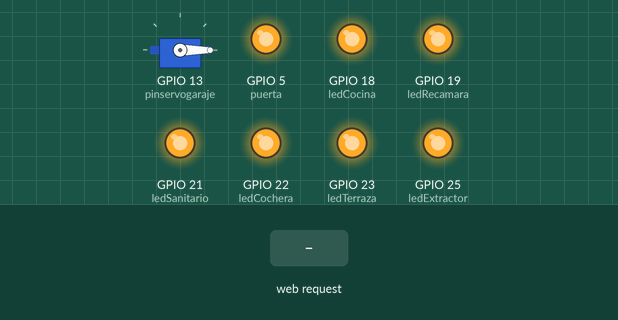
A sketch run on a simulated ESP32. Parts: servo, output pins drawn as LEDs (lit = HIGH). The test bench sets the inputs (shaded band). WiFi joins after 1.5 s; servers stay silent unless stated; what the sketch prints to the serial monitor is not drawn.

Above: at 2.7 s.
2.8 s: HTTP request GET /encender_todo received
At 3.5 s:
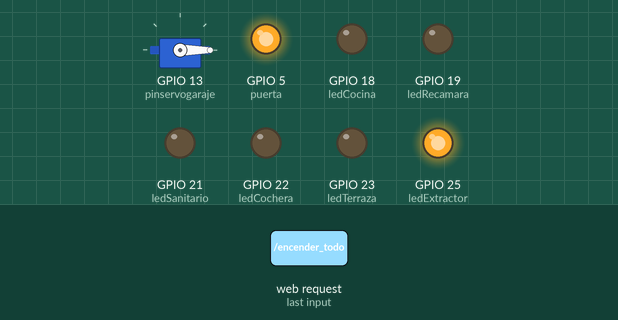
4.3 s: HTTP request GET /abrir_garaje received
At 4.6 s:
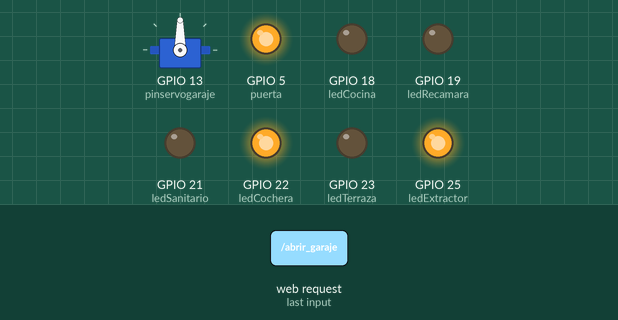
5.8 s: HTTP request GET /apagar_todo received
At 7.0 s:
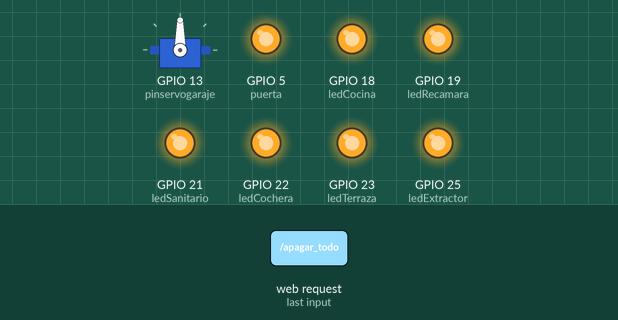
7.3 s: HTTP request GET /abrir_puerta received
At 8.1 s:
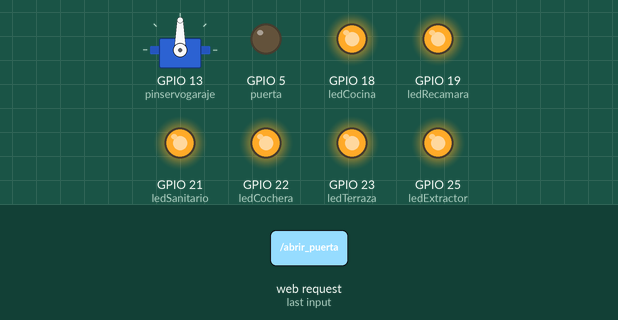
8.8 s: HTTP request GET /cerrar_garaje received
At 9.3 s:
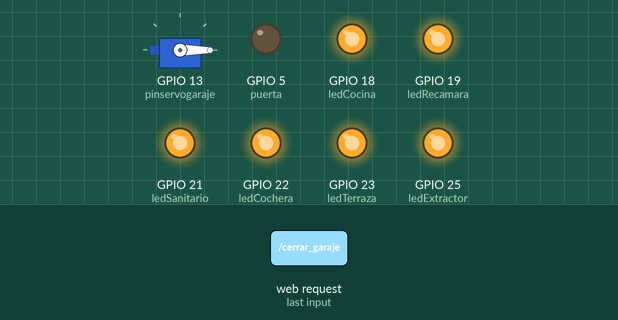
10.3 s: HTTP request GET /encender_cocina received
At 11.6 s:
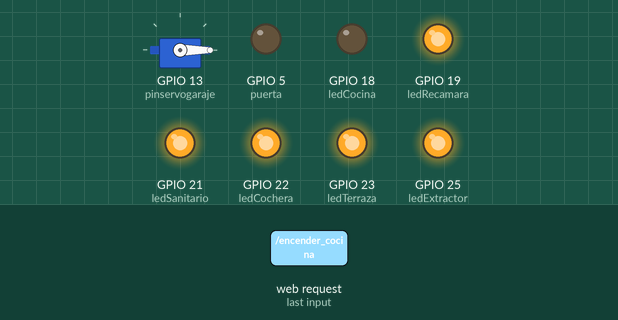
Timing chart, 0 to 12.8 s (numbered marks = the images above; inputs shaded):
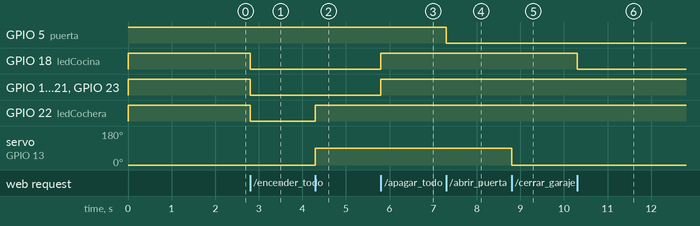

Measured:
- after the input at 2.8 s, GPIO 18 (ledCocina), GPIO 19 (ledRecamara), GPIO 21 (ledSanitario), GPIO 22 (ledCochera), GPIO 23 (ledTerraza): HIGH → LOW at once
- after the input at 4.3 s, GPIO 22 (ledCochera): LOW → HIGH at once; servo on GPIO 13 (pinservogaraje): 0° → 90° at once
- after the input at 5.8 s, GPIO 18 (ledCocina), GPIO 19 (ledRecamara), GPIO 21 (ledSanitario), GPIO 23 (ledTerraza): LOW → HIGH at once
- after the input at 7.3 s, GPIO 5 (puerta): HIGH → LOW at once
- after the input at 8.8 s, servo on GPIO 13 (pinservogaraje): 90° → 0° at once
- after the input at 10.3 s, GPIO 18 (ledCocina): HIGH → LOW at once

The sketch:

Proyecto_casa_v8.ino
```cpp
#include <WiFi.h>
#include <WebServer.h>
#include <ESP32Servo.h>

const char* ssid = "Sistemas_WiFi";
const char* password = "$.56841312.%";

WebServer server(80);

// Pines para cada luz y componente
const int puerta = 5;
const int ledCocina = 18;
const int ledRecamara = 19;
const int ledSanitario = 21;
const int ledCochera = 22;
const int ledTerraza = 23;
const int ledExtractor = 25;
const int pinservogaraje = 13;

Servo servogaraje;

unsigned long tiempoLuzCochera = 0;
bool luzCocheraEncendida = false;


void setup() {
  Serial.begin(115200);
  pinMode(puerta, OUTPUT);
  pinMode(ledCocina, OUTPUT);
  pinMode(ledRecamara, OUTPUT);
  pinMode(ledSanitario, OUTPUT);
  pinMode(ledCochera, OUTPUT);
  pinMode(ledTerraza, OUTPUT);
  pinMode(ledExtractor, OUTPUT);


  servogaraje.attach(pinservogaraje);  // Inicia el servo
  servogaraje.write(0);                // Servo en posición inicial

  // Apagar todo al inicio
  digitalWrite(puerta, HIGH);
  digitalWrite(ledCocina, HIGH);
  digitalWrite(ledRecamara, HIGH);
  digitalWrite(ledSanitario, HIGH);
  digitalWrite(ledCochera, HIGH);
  digitalWrite(ledTerraza, HIGH);
  digitalWrite(ledExtractor, HIGH);

  Serial.println("Configurando WiFi en modo estación");
  WiFi.mode(WIFI_STA);
  WiFi.begin(ssid, password);

  while (WiFi.status() != WL_CONNECTED) {
    delay(500);
    Serial.print(".");
  }

  Serial.println("\nWiFi conectado!!!");
  Serial.print("Dirección IP: ");
  Serial.println(WiFi.localIP());

  server.on("/", HTTP_GET, handleRoot);

  server.on("/encender_todo", HTTP_GET, [](){
    digitalWrite(ledCocina, LOW);
    digitalWrite(ledRecamara, LOW);
    digitalWrite(ledSanitario, LOW);
    digitalWrite(ledCochera, LOW);
    digitalWrite(ledTerraza, LOW);
    server.send(200, "text/plain", "Todas las luces encendidas");
  });

  server.on("/apagar_todo", HTTP_GET, [](){
    digitalWrite(ledCocina, HIGH);
    digitalWrite(ledRecamara, HIGH);
    digitalWrite(ledSanitario, HIGH);
    digitalWrite(ledCochera, HIGH);
    digitalWrite(ledTerraza, HIGH);
    server.send(200, "text/plain", "Todas las luces apagadas");
  });

  server.on("/abrir_garaje", HTTP_GET, []() {
  servogaraje.write(90);                         // Abre el garaje
  digitalWrite(ledCochera, HIGH);                // Apaga la luz de cochera
  tiempoLuzCochera = millis();                   // Inicia el conteo
  luzCocheraEncendida = true;                    // Indicador de cuenta regresiva
  server.send(200, "text/plain", "Garaje Abierto y luz cochera apagada");
});


  server.on("/cerrar_garaje", HTTP_GET, [](){
    servogaraje.write(0);
    server.send(200, "text/plain", "Garaje Cerrado");
  });

  server.on("/abrir_puerta", HTTP_GET, [](){ digitalWrite(puerta, LOW); server.send(200, "text/plain", "Puerta Abierta"); });
  server.on("/cerrar_puerta", HTTP_GET, [](){ digitalWrite(puerta, HIGH); server.send(200, "text/plain", "Puerta Cerrada"); });

  server.on("/encender_cocina", HTTP_GET, [](){ digitalWrite(ledCocina, LOW); server.send(200, "text/plain", "Luz Cocina Encendida"); });
  server.on("/apagar_cocina", HTTP_GET, [](){ digitalWrite(ledCocina, HIGH); server.send(200, "text/plain", "Luz Cocina Apagada"); });

  server.on("/encender_recamara", HTTP_GET, [](){ digitalWrite(ledRecamara, LOW); server.send(200, "text/plain", "Luz Recamara Encendida"); });
  server.on("/apagar_recamara", HTTP_GET, [](){ digitalWrite(ledRecamara, HIGH); server.send(200, "text/plain", "Luz Recamara Apagada"); });

  server.on("/encender_sanitario", HTTP_GET, [](){ digitalWrite(ledSanitario, LOW); server.send(200, "text/plain", "Luz Sanitario Encendida"); });
  server.on("/apagar_sanitario", HTTP_GET, [](){ digitalWrite(ledSanitario, HIGH); server.send(200, "text/plain", "Luz Sanitario Apagada"); });

  server.on("/encender_cochera", HTTP_GET, [](){ digitalWrite(ledCochera, LOW); server.send(200, "text/plain", "Luz Cochera Encendida"); });
  server.on("/apagar_cochera", HTTP_GET, [](){ digitalWrite(ledCochera, HIGH); server.send(200, "text/plain", "Luz Cochera Apagada"); });

  server.on("/encender_terraza", HTTP_GET, [](){ digitalWrite(ledTerraza, LOW); server.send(200, "text/plain", "Luz Terraza Encendida"); });
  server.on("/apagar_terraza", HTTP_GET, [](){ digitalWrite(ledTerraza, HIGH); server.send(200, "text/plain", "Luz Terraza Apagada"); });

  server.on("/iniciar_extractor", HTTP_GET, [](){ digitalWrite(ledExtractor, LOW); server.send(200, "text/plain", "Extractor Encendido"); });
  server.on("/detener_extractor", HTTP_GET, [](){ digitalWrite(ledExtractor, HIGH); server.send(200, "text/plain", "Extractor Apagado"); });

  server.onNotFound(handleNotFound);
  server.begin();
  Serial.println("Servidor HTTP iniciado");
}

void loop() {
  server.handleClient();

if (luzCocheraEncendida && millis() - tiempoLuzCochera >= 60000) {
  digitalWrite(ledCochera, LOW);               // Apaga la luz
  luzCocheraEncendida = false;                  // Reinicia el estado
  Serial.println("Luz de cochera apagada automáticamente");
}
}

void handleRoot() {
  String html = "<h1>Control de Casa Domótica</h1>";
  html += "<p><a href='/encender_todo'>Encender Todo</a> | <a href='/apagar_todo'>Apagar Todo</a></p>";
  html += "<p><a href='/abrir_puerta'>Abrir Puerta</a> | <a href='/cerrar_puerta'>Cerrar Puerta</a></p>";
  html += "<p><a href='/encender_cocina'>Encender Cocina</a> | <a href='/apagar_cocina'>Apagar Cocina</a></p>";
  html += "<p><a href='/encender_recamara'>Encender Recamara</a> | <a href='/apagar_recamara'>Apagar Recamara</a></p>";
  html += "<p><a href='/encender_sanitario'>Encender Sanitario</a> | <a href='/apagar_sanitario'>Apagar Sanitario</a></p>";
  html += "<p><a href='/encender_cochera'>Encender Cochera</a> | <a href='/apagar_cochera'>Apagar Cochera</a></p>";
  html += "<p><a href='/encender_terraza'>Encender Terraza</a> | <a href='/apagar_terraza'>Apagar Terraza</a></p>";
  html += "<p><a href='/iniciar_extractor'>Iniciar Extractor</a> | <a href='/detener_extractor'>Detener Extractor</a></p>";
  html += "<p><a href='/abrir_garaje'>Abrir Garaje</a> | <a href='/cerrar_garaje'>Cerrar Garaje</a></p>";
  server.send(200, "text/html", html);
}

void handleNotFound() {
  server.send(404, "text/plain", "Comando no reconocido");
}
```
